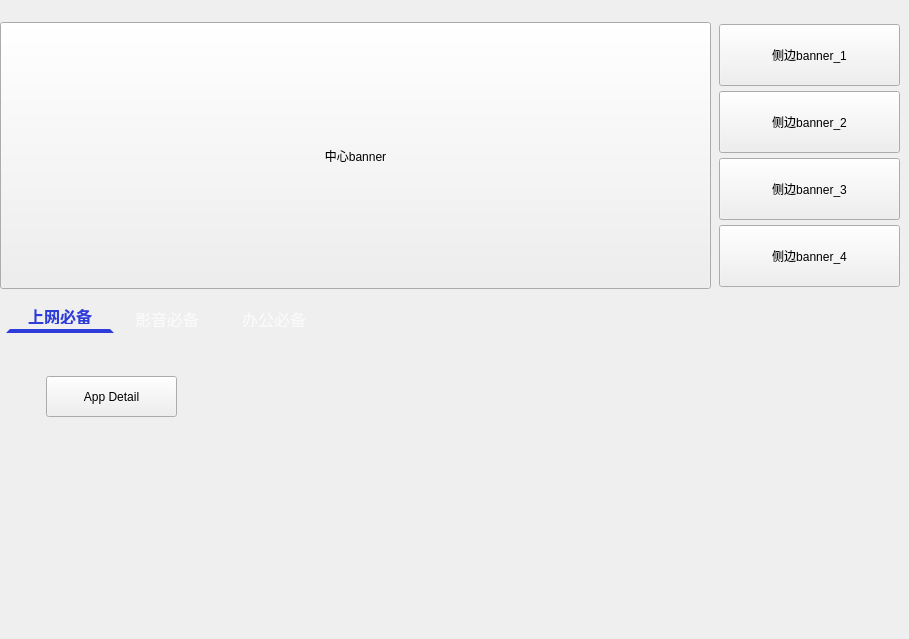
                  <widget class="QWidget" name="page_home">
                   <widget class="QWidget" name="horizontalLayoutWidget_3">
                    <property name="geometry">
                     <rect>
                      <x>0</x>
                      <y>20</y>
                      <width>711</width>
                      <height>271</height>
                     </rect>
                    </property>
                    <layout class="QHBoxLayout" name="page_home_banner_main_hor">
                     <property name="spacing">
                      <number>0</number>
                     </property>
                     <item>
                      <widget class="QPushButton" name="page_home_banner_main_content">
                       <property name="minimumSize">
                        <size>
                         <width>0</width>
                         <height>267</height>
                        </size>
                       </property>
                       <property name="text">
                        <string>中心banner</string>
                       </property>
                      </widget>
                     </item>
                    </layout>
                   </widget>
                   <widget class="QWidget" name="verticalLayoutWidget_2">
                    <property name="geometry">
                     <rect>
                      <x>719</x>
                      <y>19</y>
                      <width>181</width>
                      <height>271</height>
                     </rect>
                    </property>
                    <layout class="QVBoxLayout" name="page_home_banner_main_ver">
                     <property name="spacing">
                      <number>5</number>
                     </property>
                     <property name="topMargin">
                      <number>5</number>
                     </property>
                     <item>
                      <widget class="QPushButton" name="page_home_banner_prev_1">
                       <property name="minimumSize">
                        <size>
                         <width>0</width>
                         <height>62</height>
                        </size>
                       </property>
                       <property name="text">
                        <string>侧边banner_1</string>
                       </property>
                      </widget>
                     </item>
                     <item>
                      <widget class="QPushButton" name="page_home_banner_prev_2">
                       <property name="minimumSize">
                        <size>
                         <width>0</width>
                         <height>62</height>
                        </size>
                       </property>
                       <property name="text">
                        <string>侧边banner_2</string>
                       </property>
                      </widget>
                     </item>
                     <item>
                      <widget class="QPushButton" name="page_home_banner_prev_3">
                       <property name="minimumSize">
                        <size>
                         <width>0</width>
                         <height>62</height>
                        </size>
                       </property>
                       <property name="text">
                        <string>侧边banner_3</string>
                       </property>
                      </widget>
                     </item>
                     <item>
                      <widget class="QPushButton" name="page_home_banner_prev_4">
                       <property name="minimumSize">
                        <size>
                         <width>0</width>
                         <height>62</height>
                        </size>
                       </property>
                       <property name="text">
                        <string>侧边banner_4</string>
                       </property>
                      </widget>
                     </item>
                    </layout>
                   </widget>
                   <widget class="QTabWidget" name="page_home_tab_view_on_apps">
                    <property name="geometry">
                     <rect>
                      <x>6</x>
                      <y>299</y>
                      <width>701</width>
                      <height>331</height>
                     </rect>
                    </property>
                    <property name="styleSheet">
                     <string notr="true">QTabWidget::pane {
    border: none;
    /* border: 2px solid rgba(102, 138, 210, 120); */
    /* border-radius:8px; */
    background: transparent;
}

QTabWidget::tab-bar:top {
    /* top: 2px; */
    /* left:2px; */
}

QTabWidget::tab-bar:bottom {
    bottom: 6px;
}

QTabWidget::tab-bar:left {
    /* right: 6px; */
    /* left: 6 px;  */
}

QTabWidget::tab-bar:right {
    /* left: 6px; */
    /* right: 6 px; */
}

QTabBar::tab {
    /* border: none; */
    border: 4px solid rgba(255, 255, 255, 0);
    background: rgb(255, 255, 255); 
    /* width: 50 px; */
    height: 16px;
    font-size : 16px;
    padding-left: 8 px; 
    padding-right: 8 px;
		width: 80px;
}

QTabBar::tab:selected {
    background: transparent; 
    /* background: rgba(255, 255, 255, 170); */
    color: rgb(46, 60, 218);
    /* color: rgb(81, 85, 133); */
    font-weight: bold; 
    border-bottom-color: rgb(46, 60, 218);
    /* margin-bottom: -2px;  */
}

QTabBar::tab:!selected {
    background: transparent;
    color: rgba(255, 255, 255, 170);
    padding-bottom: 6px; 
    /* color: rgba(51, 51, 51, 180); */
    /* color: rgba(128, 128, 128, 180); */
    /* margin-bottom: -2px; */
}

QTabBar::tab:!selected:hover {
    background: #999;
}

QTabBar::tab:top:!selected {
    margin-top: 3px;
}

QTabBar::tab:bottom:!selected {
    margin-bottom: 3px;
}

QTabBar::tab:top, QTabBar::tab:bottom {
    min-width: 12px;
    margin-right: -1px;
    padding: 5px 10px 5px 10px;
}

QTabBar::tab:top:selected {
    border-bottom-color: none;
}

QTabBar::tab:bottom:selected {
    border-top-color: none;
}

QTabBar::tab:top:last, QTabBar::tab:bottom:last,
QTabBar::tab:top:only-one, QTabBar::tab:bottom:only-one {
    margin-right: 0;
}

QTabBar::tab:left:!selected {
    margin-right: 3px;
}

QTabBar::tab:right:!selected {
    margin-left: 3px;
}

QTabBar::tab:left, QTabBar::tab:right {
    min-height: 8ex;
    margin-bottom: -1px;
    padding: 10px 5px 10px 5px;
}

QTabBar::tab:left:selected {
    border-left-color: none;
}

QTabBar::tab:right:selected {
    border-right-color: none;
}

QTabBar::tab:left:last, QTabBar::tab:right:last,
QTabBar::tab:left:only-one, QTabBar::tab:right:only-one {
    margin-bottom: 0;
}</string>
                    </property>
                    <property name="currentIndex">
                     <number>0</number>
                    </property>
                    <widget class="QWidget" name="page_home_web">
                     <attribute name="title">
                      <string>上网必备</string>
                     </attribute>
                     <widget class="QPushButton" name="page_home_app_detail">
                      <property name="geometry">
                       <rect>
                        <x>40</x>
                        <y>40</y>
                        <width>131</width>
                        <height>41</height>
                       </rect>
                      </property>
                      <property name="text">
                       <string>App Detail</string>
                      </property>
                     </widget>
                    </widget>
                    <widget class="QWidget" name="page_home_movie">
                     <attribute name="title">
                      <string>影音必备</string>
                     </attribute>
                    </widget>
                    <widget class="QWidget" name="page_home_work">
                     <attribute name="title">
                      <string>办公必备</string>
                     </attribute>
                    </widget>
                   </widget>
                   <widget class="QWidget" name="verticalLayoutWidget_3">
                    <property name="geometry">
                     <rect>
                      <x>719</x>
                      <y>299</y>
                      <width>181</width>
                      <height>331</height>
                     </rect>
                    </property>
                    <layout class="QVBoxLayout" name="page_home_chart">
                     <property name="spacing">
                      <number>0</number>
                     </property>
                    </layout>
                   </widget>
                  </widget>
